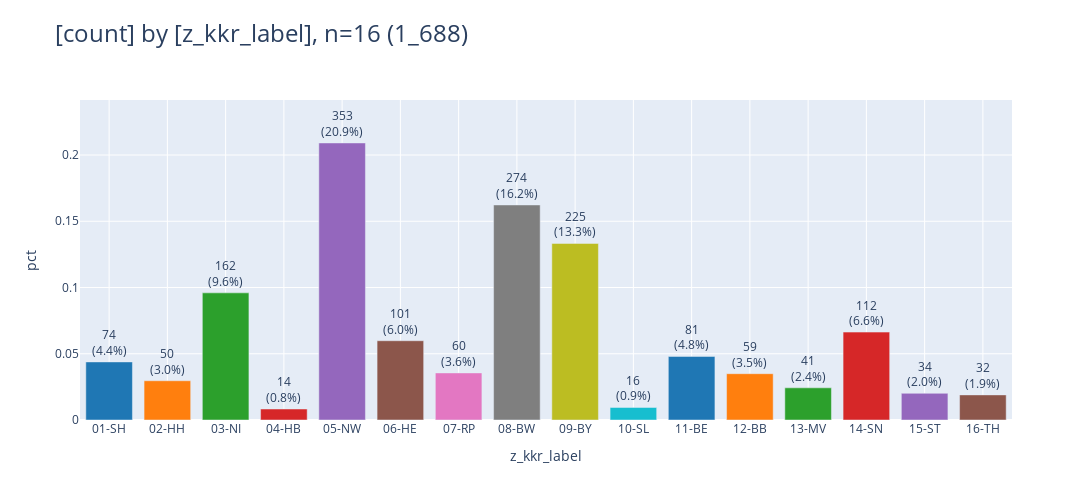

The notebook cell this image was saved under:
### Code cell
lol=db_delay.to_df().iloc[:,:1].to_series()
pls.plot_bars(lol)

### Figure 1 — Plotly figure (JSON) as saved in the notebook; plotly's stock layout.template omitted (floating-point values rounded to 4 significant figures)
{"data": [{"error_y": {"thickness": 5}, "hovertemplate": "z_kkr_label=%{x}<br>pct=%{y}<br>cnt_pct_str=%{text}<extra></extra>", "legendgroup": "01-SH", "marker": {"color": "#1F77B4", "pattern": {"shape": ""}}, "name": "01-SH", "orientation": "v", "showlegend": true, "text": ["74<br>(4.4%)"], "textposition": "outside", "type": "bar", "x": ["01-SH"], "xaxis": "x", "y": [0.04384], "yaxis": "y"}, {"error_y": {"thickness": 5}, "hovertemplate": "z_kkr_label=%{x}<br>pct=%{y}<br>cnt_pct_str=%{text}<extra></extra>", "legendgroup": "02-HH", "marker": {"color": "#FF7F0E", "pattern": {"shape": ""}}, "name": "02-HH", "orientation": "v", "showlegend": true, "text": ["50<br>(3.0%)"], "textposition": "outside", "type": "bar", "x": ["02-HH"], "xaxis": "x", "y": [0.02962], "yaxis": "y"}, {"error_y": {"thickness": 5}, "hovertemplate": "z_kkr_label=%{x}<br>pct=%{y}<br>cnt_pct_str=%{text}<extra></extra>", "legendgroup": "03-NI", "marker": {"color": "#2CA02C", "pattern": {"shape": ""}}, "name": "03-NI", "orientation": "v", "showlegend": true, "text": ["162<br>(9.6%)"], "textposition": "outside", "type": "bar", "x": ["03-NI"], "xaxis": "x", "y": [0.09597], "yaxis": "y"}, {"error_y": {"thickness": 5}, "hovertemplate": "z_kkr_label=%{x}<br>pct=%{y}<br>cnt_pct_str=%{text}<extra></extra>", "legendgroup": "04-HB", "marker": {"color": "#D62728", "pattern": {"shape": ""}}, "name": "04-HB", "orientation": "v", "showlegend": true, "text": ["14<br>(0.8%)"], "textposition": "outside", "type": "bar", "x": ["04-HB"], "xaxis": "x", "y": [0.008294], "yaxis": "y"}, {"error_y": {"thickness": 5}, "hovertemplate": "z_kkr_label=%{x}<br>pct=%{y}<br>cnt_pct_str=%{text}<extra></extra>", "legendgroup": "05-NW", "marker": {"color": "#9467BD", "pattern": {"shape": ""}}, "name": "05-NW", "orientation": "v", "showlegend": true, "text": ["353<br>(20.9%)"], "textposition": "outside", "type": "bar", "x": ["05-NW"], "xaxis": "x", "y": [0.2091], "yaxis": "y"}, {"error_y": {"thickness": 5}, "hovertemplate": "z_kkr_label=%{x}<br>pct=%{y}<br>cnt_pct_str=%{text}<extra></extra>", "legendgroup": "06-HE", "marker": {"color": "#8C564B", "pattern": {"shape": ""}}, "name": "06-HE", "orientation": "v", "showlegend": true, "text": ["101<br>(6.0%)"], "textposition": "outside", "type": "bar", "x": ["06-HE"], "xaxis": "x", "y": [0.05983], "yaxis": "y"}, {"error_y": {"thickness": 5}, "hovertemplate": "z_kkr_label=%{x}<br>pct=%{y}<br>cnt_pct_str=%{text}<extra></extra>", "legendgroup": "07-RP", "marker": {"color": "#E377C2", "pattern": {"shape": ""}}, "name": "07-RP", "orientation": "v", "showlegend": true, "text": ["60<br>(3.6%)"], "textposition": "outside", "type": "bar", "x": ["07-RP"], "xaxis": "x", "y": [0.03555], "yaxis": "y"}, {"error_y": {"thickness": 5}, "hovertemplate": "z_kkr_label=%{x}<br>pct=%{y}<br>cnt_pct_str=%{text}<extra></extra>", "legendgroup": "08-BW", "marker": {"color": "#7F7F7F", "pattern": {"shape": ""}}, "name": "08-BW", "orientation": "v", "showlegend": true, "text": ["274<br>(16.2%)"], "textposition": "outside", "type": "bar", "x": ["08-BW"], "xaxis": "x", "y": [0.1623], "yaxis": "y"}, {"error_y": {"thickness": 5}, "hovertemplate": "z_kkr_label=%{x}<br>pct=%{y}<br>cnt_pct_str=%{text}<extra></extra>", "legendgroup": "09-BY", "marker": {"color": "#BCBD22", "pattern": {"shape": ""}}, "name": "09-BY", "orientation": "v", "showlegend": true, "text": ["225<br>(13.3%)"], "textposition": "outside", "type": "bar", "x": ["09-BY"], "xaxis": "x", "y": [0.1333], "yaxis": "y"}, {"error_y": {"thickness": 5}, "hovertemplate": "z_kkr_label=%{x}<br>pct=%{y}<br>cnt_pct_str=%{text}<extra></extra>", "legendgroup": "10-SL", "marker": {"color": "#17BECF", "pattern": {"shape": ""}}, "name": "10-SL", "orientation": "v", "showlegend": true, "text": ["16<br>(0.9%)"], "textposition": "outside", "type": "bar", "x": ["10-SL"], "xaxis": "x", "y": [0.009479], "yaxis": "y"}, {"error_y": {"thickness": 5}, "hovertemplate": "z_kkr_label=%{x}<br>pct=%{y}<br>cnt_pct_str=%{text}<extra></extra>", "legendgroup": "11-BE", "marker": {"color": "#1F77B4", "pattern": {"shape": ""}}, "name": "11-BE", "orientation": "v", "showlegend": true, "text": ["81<br>(4.8%)"], "textposition": "outside", "type": "bar", "x": ["11-BE"], "xaxis": "x", "y": [0.04799], "yaxis": "y"}, {"error_y": {"thickness": 5}, "hovertemplate": "z_kkr_label=%{x}<br>pct=%{y}<br>cnt_pct_str=%{text}<extra></extra>", "legendgroup": "12-BB", "marker": {"color": "#FF7F0E", "pattern": {"shape": ""}}, "name": "12-BB", "orientation": "v", "showlegend": true, "text": ["59<br>(3.5%)"], "textposition": "outside", "type": "bar", "x": ["12-BB"], "xaxis": "x", "y": [0.03495], "yaxis": "y"}, {"error_y": {"thickness": 5}, "hovertemplate": "z_kkr_label=%{x}<br>pct=%{y}<br>cnt_pct_str=%{text}<extra></extra>", "legendgroup": "13-MV", "marker": {"color": "#2CA02C", "pattern": {"shape": ""}}, "name": "13-MV", "orientation": "v", "showlegend": true, "text": ["41<br>(2.4%)"], "textposition": "outside", "type": "bar", "x": ["13-MV"], "xaxis": "x", "y": [0.02429], "yaxis": "y"}, {"error_y": {"thickness": 5}, "hovertemplate": "z_kkr_label=%{x}<br>pct=%{y}<br>cnt_pct_str=%{text}<extra></extra>", "legendgroup": "14-SN", "marker": {"color": "#D62728", "pattern": {"shape": ""}}, "name": "14-SN", "orientation": "v", "showlegend": true, "text": ["112<br>(6.6%)"], "textposition": "outside", "type": "bar", "x": ["14-SN"], "xaxis": "x", "y": [0.06635], "yaxis": "y"}, {"error_y": {"thickness": 5}, "hovertemplate": "z_kkr_label=%{x}<br>pct=%{y}<br>cnt_pct_str=%{text}<extra></extra>", "legendgroup": "15-ST", "marker": {"color": "#9467BD", "pattern": {"shape": ""}}, "name": "15-ST", "orientation": "v", "showlegend": true, "text": ["34<br>(2.0%)"], "textposition": "outside", "type": "bar", "x": ["15-ST"], "xaxis": "x", "y": [0.02014], "yaxis": "y"}, {"error_y": {"thickness": 5}, "hovertemplate": "z_kkr_label=%{x}<br>pct=%{y}<br>cnt_pct_str=%{text}<extra></extra>", "legendgroup": "16-TH", "marker": {"color": "#8C564B", "pattern": {"shape": ""}}, "name": "16-TH", "orientation": "v", "showlegend": true, "text": ["32<br>(1.9%)"], "textposition": "outside", "type": "bar", "x": ["16-TH"], "xaxis": "x", "y": [0.01896], "yaxis": "y"}], "layout": {"barmode": "relative", "height": 500, "legend": {"title": {"text": "z_kkr_label"}, "tracegroupgap": 0}, "showlegend": false, "title": {"font": {"size": 24}, "text": "[count] by [z_kkr_label], n=16 (1_688)", "xanchor": "left", "y": 0.95, "yanchor": "top"}, "width": 1600, "xaxis": {"anchor": "y", "categoryarray": ["01-SH", "02-HH", "03-NI", "04-HB", "05-NW", "06-HE", "07-RP", "08-BW", "09-BY", "10-SL", "11-BE", "12-BB", "13-MV", "14-SN", "15-ST", "16-TH"], "categoryorder": "category ascending", "domain": [0, 1], "gridwidth": 1, "showgrid": true, "title": {"text": "z_kkr_label"}}, "yaxis": {"anchor": "x", "domain": [0, 1], "dtick": 0.05, "gridwidth": 1, "range": [0, 0.2415], "showgrid": true, "title": {"text": "pct"}}}}
